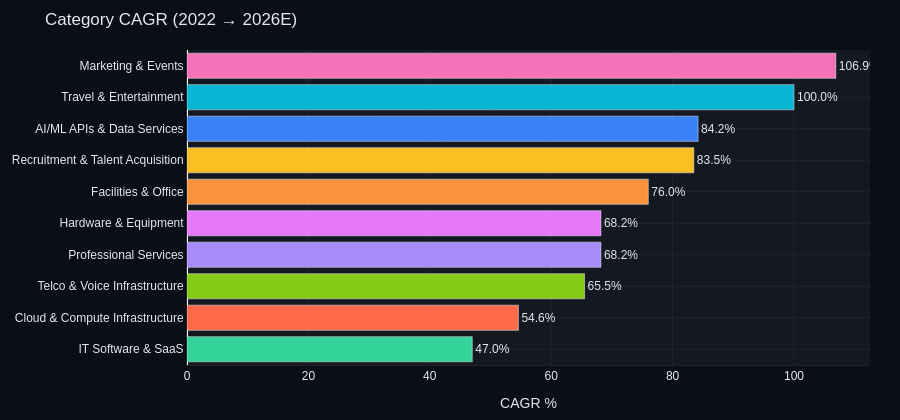

Write notebook code for a chart like this one.
### Markdown cell above
### 📊 Chart 4: Category CAGR
Compound Annual Growth Rate from 2022 to 2026E.
Marketing & Travel have the highest growth rates.

### Code cell
df_cagr = df_meta.sort_values('cagr', ascending=True)

fig = go.Figure()
fig.add_trace(go.Bar(
    y=df_cagr['category'],
    x=df_cagr['cagr'],
    orientation='h',
    marker_color=[cat_colors[c] for c in df_cagr['category']],
    text=[f'{v:.1f}%' for v in df_cagr['cagr']],
    textposition='outside',
))

fig.update_layout(title='Category CAGR (2022 → 2026E)', **LAYOUT, height=420, xaxis_title='CAGR %')
fig.show()

### Figure 1 — Plotly figure (JSON) as saved in the notebook; plotly's stock layout.template omitted (floating-point values rounded to 4 significant figures)
{"data": [{"marker": {"color": ["#34D399", "#FF6B4A", "#84CC16", "#A78BFA", "#E879F9", "#FB923C", "#FBBF24", "#3B82F6", "#06B6D4", "#F472B6"]}, "orientation": "h", "text": ["47.0%", "54.6%", "65.5%", "68.2%", "68.2%", "76.0%", "83.5%", "84.2%", "100.0%", "106.9%"], "textposition": "outside", "type": "bar", "x": [47.0, 54.6, 65.5, 68.2, 68.2, 76.0, 83.5, 84.2, 100.0, 106.9], "y": ["IT Software & SaaS", "Cloud & Compute Infrastructure", "Telco & Voice Infrastructure", "Professional Services", "Hardware & Equipment", "Facilities & Office", "Recruitment & Talent Acquisition", "AI/ML APIs & Data Services", "Travel & Entertainment", "Marketing & Events"]}], "layout": {"font": {"color": "#E4E8F1", "family": "Arial, sans-serif", "size": 12}, "height": 420, "legend": {"bgcolor": "rgba(0,0,0,0)", "font": {"size": 10}}, "margin": {"b": 40, "l": 60, "r": 30, "t": 50}, "paper_bgcolor": "#0B0E14", "plot_bgcolor": "#141820", "title": {"text": "Category CAGR (2022 → 2026E)"}, "xaxis": {"gridcolor": "#1E2430", "linecolor": "#1E2430", "title": {"text": "CAGR %"}}, "yaxis": {"gridcolor": "#1E2430", "linecolor": "#1E2430"}}}
